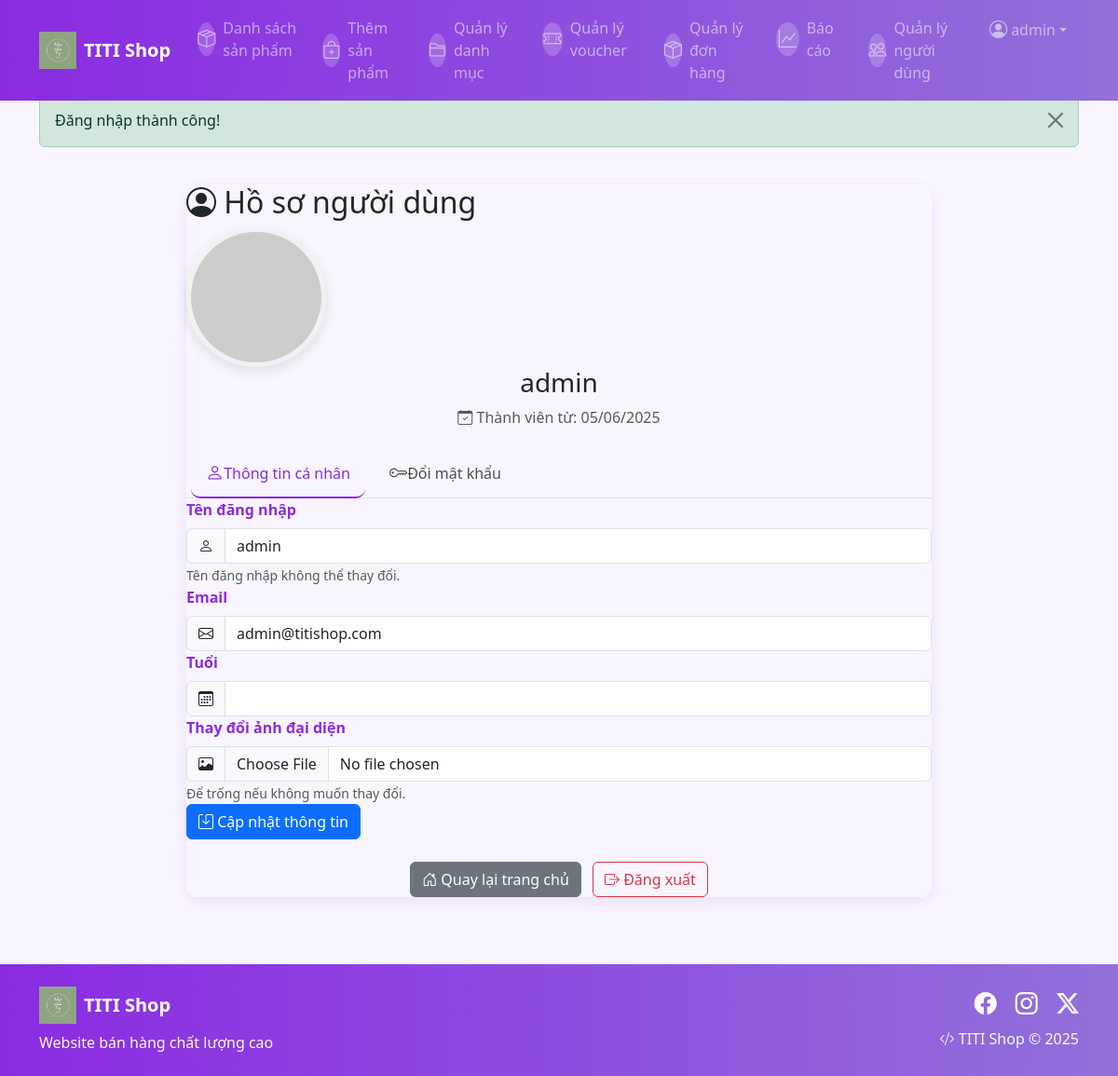
Screenshot of /Auth/profile (signed in) with the database file from the repository.
### tables this page shows
CREATE TABLE users ( 
    id INT AUTO_INCREMENT PRIMARY KEY, 
    username VARCHAR(255) NOT NULL UNIQUE, 
    email VARCHAR(255) NOT NULL UNIQUE,
    password VARCHAR(255) NOT NULL, 
    avatar VARCHAR(255) DEFAULT NULL,
    age INT DEFAULT NULL,
    role ENUM('admin', 'staff', 'customer') NOT NULL DEFAULT 'customer',
    status ENUM('pending', 'approved', 'rejected') NOT NULL DEFAULT 'approved',
    created_at TIMESTAMP DEFAULT CURRENT_TIMESTAMP 
);

### app/controllers/AuthController.php (called while the page is built, shortened)
<?php
require_once('app/config/database.php');
require_once('app/models/UserModel.php');
require_once('app/helpers/SessionHelper.php');
class AuthController
{
    private $userModel;
    public function __construct()
    {
        $this->db = (new Database())->getConnection();
        $this->userModel = new UserModel($this->db);
    }
    public function logout()
    {
        SessionHelper::logout();
        SessionHelper::setFlash('success', 'Đăng xuất thành công!');
        header('Location: /webbanhang/Auth/login');
        exit;
    }    public function profile()
    {
        $user = $this->userModel->getUserById(SessionHelper::getUserId());
        include 'app/views/auth/profile.php';
    }
}
?>

### index.php (called while the page is built, shortened)
<?php
$url = $_GET['url'] ?? '';
$url = rtrim($url, '/');
$url = filter_var($url, FILTER_SANITIZE_URL);
$url = explode('/', $url);
$action = isset($url[1]) && $url[1] != '' ? $url[1] : 'index';
$controller = new $controllerName();
call_user_func_array([$controller, $action], array_slice($url, 2));
?>

### app/models/UserModel.php (called while the page is built, shortened)
<?php
class UserModel
{
    private $conn;
    private $table = 'users';
    public function __construct($db)
    {
        $this->conn = $db;
    }
    public function getUserById($id)
    {
        $stmt = $this->conn->prepare("SELECT id, username, email, avatar, age, created_at FROM {$this->table} WHERE id = ? LIMIT 1");
        $stmt->execute([$id]);
        return $stmt->fetch(PDO::FETCH_ASSOC);
    }
}
?>

### app/config/database.php (called while the page is built, shortened)
<?php
class Database {
    private $host = "localhost";
    private $db_name = "webbanhang";
    private $username = "root";
    private $password = "";
    public function getConnection() {
        $this->conn = null;
        try {            $this->conn = new PDO("mysql:host=" . $this->host . ";dbname=" . $this->db_name,
                                  $this->username,
                                  $this->password);
            $this->conn->exec("set names utf8mb4");
        } catch(PDOException $exception) {
            echo "Connection error: " . $exception->getMessage();
        }
        return $this->conn;
    }
}

### app/helpers/SessionHelper.php (called while the page is built, shortened)
<?php
class SessionHelper
{
    public static function get($key, $default = null)
    {
        return $_SESSION[$key] ?? $default;
    }
    public static function getUser()
    {
        return self::get('user_data');
    }
    public static function getUserId()
    {
        return self::get('user_id');
    }
}
?>

### app/views/auth/profile.php (the view, shortened to what this page needs)
<?php
require_once('app/helpers/SessionHelper.php');
?>
<!DOCTYPE html>
<html lang="vi">
<head>
    <link href="https://cdn.jsdelivr.net/npm/bootstrap@5.3.0-alpha1/dist/css/bootstrap.min.css" rel="stylesheet">
    <link rel="stylesheet" href="https://cdn.jsdelivr.net/npm/bootstrap-icons@1.11.1/font/bootstrap-icons.css">
    <link rel="stylesheet" href="/webbanhang/public/css/purple-theme.css">
</head>
<body>
    <?php include 'app/views/shares/header.php'; ?>
    <div class="container py-4">
        <div class="profile-container purple-card mx-auto" style="max-width: 800px;">
            <div class="profile-header">
                <h2><i class="bi bi-person-circle"></i> Hồ sơ người dùng</h2>
            </div>
            <div class="avatar-container">
                <?php if (!empty($user['avatar'])): ?>
                    <img src="/webbanhang/public/uploads/<?php echo $user['avatar']; ?>" alt="Avatar" class="avatar">
                <?php else: ?>
                    <img src="https://via.placeholder.com/150" alt="Default Avatar" class="avatar">
                <?php endif; ?>
            </div>
            <div class="user-info text-center mb-4">
                <h3><?php echo htmlspecialchars($user['username']); ?></h3>
                <p class="text-muted"><i class="bi bi-calendar-check"></i> Thành viên từ: <?php echo date('d/m/Y', strtotime($user['created_at'])); ?></p>
            </div>
              <ul class="nav nav-tabs" id="profileTabs" role="tablist">
                <li class="nav-item" role="presentation">
                    <button class="nav-link active" id="profile-tab" data-bs-toggle="tab" data-bs-target="#profile" type="button" role="tab" aria-controls="profile" aria-selected="true">
                        <i class="bi bi-person"></i> Thông tin cá nhân
                    </button>
                </li>
                <li class="nav-item" role="presentation">
                    <button class="nav-link" id="password-tab" data-bs-toggle="tab" data-bs-target="#password" type="button" role="tab" aria-controls="password" aria-selected="false">
                        <i class="bi bi-key"></i> Đổi mật khẩu
                    </button>
                </li>
            </ul>
            <div class="tab-content" id="profileTabsContent">
                <div class="tab-pane fade show active" id="profile" role="tabpanel" aria-labelledby="profile-tab">
                    <form action="/webbanhang/Auth/profile" method="post" enctype="multipart/form-data">
                        <div class="form-group">
                            <label for="username" class="form-label">Tên đăng nhập</label>
                            <div class="input-group">
                                <span class="input-group-text"><i class="bi bi-person"></i></span>
                                <input type="text" id="username" class="form-control" value="<?php echo htmlspecialchars($user['username']); ?>" readonly>
                            </div>
                            <small class="form-text text-muted">Tên đăng nhập không thể thay đổi.</small>
                        </div>
                        <div class="form-group">
                            <label for="email" class="form-label">Email</label>
                            <div class="input-group">
                                <span class="input-group-text"><i class="bi bi-envelope"></i></span>
                                <input type="email" id="email" name="email" class="form-control" value="<?php echo htmlspecialchars($user['email']); ?>" required>
                            </div>
                        </div>
                        <div class="form-group">
                            <label for="age" class="form-label">Tuổi</label>
                            <div class="input-group">
                                <span class="input-group-text"><i class="bi bi-calendar3"></i></span>
                                <input type="number" id="age" name="age" class="form-control" min="1" max="120" value="<?php echo htmlspecialchars($user['age'] ?? ''); ?>">
                            </div>
                        </div>
                        <div class="form-group">
                            <label for="avatar" class="form-label">Thay đổi ảnh đại diện</label>
                            <div class="input-group">
                                <span class="input-group-text"><i class="bi bi-image"></i></span>
                                <input type="file" id="avatar" name="avatar" class="form-control">
                            </div>
                            <small class="form-text text-muted">Để trống nếu không muốn thay đổi.</small>
                        </div>
                        <div class="form-group">
                            <button type="submit" class="btn btn-primary">
                                <i class="bi bi-save"></i> Cập nhật thông tin
                            </button>
                        </div>
                    </form>
                </div>
            </div>
              <div class="mt-4 text-center">
                <a href="/webbanhang/" class="btn btn-secondary">
                    <i class="bi bi-house-door"></i> Quay lại trang chủ
                </a>
                <a href="/webbanhang/Auth/logout" class="btn btn-outline-danger ms-2">
                    <i class="bi bi-box-arrow-right"></i> Đăng xuất
                </a>
            </div>
        </div>
    </div>
    <?php include 'app/views/shares/footer.php'; ?>
</body>
</html>

### public/css/purple-theme.css (style rules this page uses)
:root { --purple-primary: #8a2be2; --purple-secondary: #9370db; --purple-light: #e6e0ff; --purple-hover: #7026b9; --purple-focus: rgba(138, 43, 226, 0.25); }
body { background-color: #f8f5ff; font-family: 'Segoe UI', Tahoma, Geneva, Verdana, sans-serif; }
.purple-card { border: none; border-radius: 12px; box-shadow: 0 5px 15px rgba(138, 43, 226, 0.1); transition: all 0.3s ease; }
.form-label { font-weight: 600; color: var(--purple-primary); margin-bottom: 8px; }
.nav-link { border-radius: 10px; padding: 10px 16px; margin: 0 5px; transition: all 0.3s ease; display: flex; align-items: center; }
.nav-link i { font-size: 1.2rem; }
.avatar { width: 150px; height: 150px; border-radius: 50%; object-fit: cover; border: 5px solid #f1f1f1; box-shadow: 0 5px 15px rgba(0,0,0,0.1); transition: all 0.3s ease; }
.nav-tabs .nav-link { color: #495057; border: none; border-bottom: 2px solid transparent; transition: all 0.3s ease; }
.nav-tabs .nav-link.active { color: var(--purple-primary); background-color: transparent; border-bottom: 2px solid var(--purple-primary); }

### app/views/shares/header.php (style rules this page uses)
body { padding-top: 76px; }

### rows the page displays
users: username "admin", created_at "05/06/2025", email "admin@titishop.com"

### other values shown
SessionHelper::get('username') "admin"
SessionHelper::getFlash('success') "Đăng nhập thành công!"
